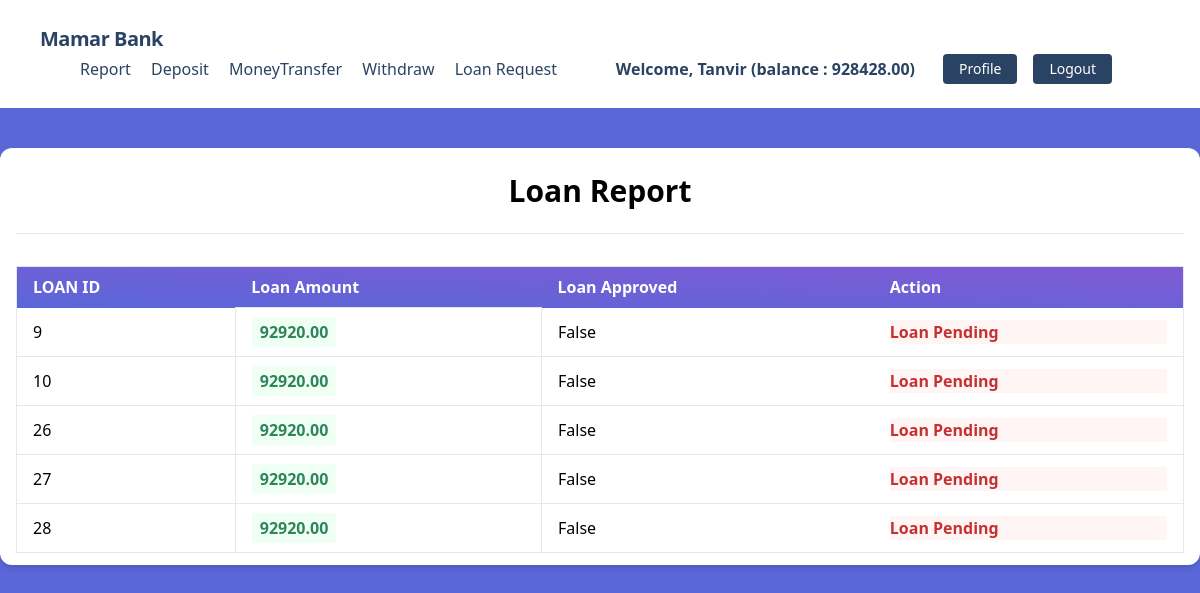
The page /transaction/loans/ (signed in) on the database its author committed.
### accounts/models.py (models this page shows, shortened)
class UserBankAccount(models.Model):
    user = models.OneToOneField(User, related_name='account', on_delete=models.CASCADE)
    account_number = models.CharField(max_length=100)
    account_type= models.CharField(max_length=100,choices=ACCOUNT_TYPE)
    birthday = models.DateTimeField(null=True, blank=True)
    gender = models.CharField(max_length=100 ,choices=GENDER_TYPES)
    initial_deposite_date = models.DateField(auto_now_add=True)
    balance = models.DecimalField(default=0,max_digits=12,decimal_places=2)

### transaction/models.py (models this page shows)
class Transaction(models.Model):
    account = models.ForeignKey(UserBankAccount,on_delete=models.CASCADE ,related_name='transactions')
    amount = models.DecimalField(max_digits=12, decimal_places=2)
    balance_after_transaction = models.DecimalField(decimal_places=2, max_digits = 12)
    transaction_type= models.IntegerField(choices=ACCOUNT_TYPES,null=True)
    timestmp=models.DateTimeField(auto_now_add=True)
    loan_approve=models.BooleanField(default=False)
    class Meta:
        ordering = ['timestmp']

### transaction/views.py (the view)
# urls.py: path("loans/", LoanListView.as_view(), name="loan_list"),
class LoanListView(LoginRequiredMixin,ListView):
    model = Transaction
    template_name = 'transactions/loan_request.html'
    context_object_name = 'loans' # loan list ta ei loans context er moddhe thakbe
    def get_queryset(self):
        user_account = self.request.user.account
        queryset = Transaction.objects.filter(account=user_account,transaction_type=3)
        print(queryset)
        return queryset

### transaction/templates/transactions/loan_request.html (shortened to what this page needs)
{% extends 'base.html' %}
{% block body %}
<div class="my-10 py-3 px-4 bg-white rounded-xl shadow-md">
    <h1 class="font-bold text-3xl text-center pb-5 pt-2">Loan Report</h1>
    <hr />
    <table class="table-auto mx-auto w-full px-5 rounded-xl mt-8 border dark:border-neutral-500">
        <thead class="bg-purple-900 text-white text-left">
            <tr class="bg-gradient-to-tr from-indigo-600 to-purple-600 rounded-md py-2 px-4 text-white font-bold">
                <th class="px-4 py-2">LOAN ID</th>
                <th class="px-4 py-2">Loan Amount</th>
                <th class="px-4 py-2">Loan Approved</th>
                <th class="px-4 py-2">Action</th>
            </tr>
        </thead>
        <tbody>
            {% for loan in loans %}
            <tr class="border-b dark:border-neutral-500">
                <td class="px-4 py-2">
                    {{ loan.id }}
                </td>
                <td class="px-4 py-3 text-s border">
                    <span class="px-2 py-1 font-bold leading-tight rounded-sm text-green-700 bg-green-100">
                        {{ loan.amount }}
                    </span>
                </td>
                <td class="px-4 py-2">
                    {{ loan.loan_approve }}
                </td>
                <td class="px-4 py-2">
                    {% if loan.loan_approve %}
                    <a class="font-bold bg-red-900 text-white hover:text-blue-900 hover:bg-white border border-blue-900 font-bold px-4 py-2 rounded-lg"
                        href='{% url "pay" loan.id %}'>Pay</a>
                    {% else %}
                    <p class="font-bold text-red-700 bg-red-100">Loan Pending</p>
                    {% endif %}
                </td>
            </tr>
            {% endfor %}
        </tbody>
    </table>
</div>
{% endblock %}

### core/templates/base.html (shortened to what this page needs)
<!DOCTYPE html>
<html lang="en">
<head>
    <link rel="stylesheet" href="https://unpkg.com/tailwindcss@^1.0/dist/tailwind.min.css">
</head>
<body class="bg-indigo-600">
    {% include 'navber.html' %}
    {% block body %}{% endblock %}
</body>
</html>

### core/templates/navber.html (shortened to what this page needs)
<nav class="flex items-center justify-between flex-wrap bg-white p-6 px-10">
    <div class="flex items-center flex-shrink-0 text-white mr-6">
        <span class="font-semibold text-xl tracking-tight text-blue-900"><a href="/">Mamar Bank</a></span>
    </div>
    <div class="w-full block flex-grow lg:flex lg:items-center lg:w-auto px-10">
        {% if request.user.is_authenticated %}
        <div class="text-md lg:flex-grow">
            <a href="{% url 'transaction_report' %}"
                class="block mt-4 lg:inline-block lg:mt-0 text-blue-900 hover:text-red-900 hover:font-black mr-4">
                Report
            </a>
            <a href="{% url 'deposit_money' %}"
                class="block mt-4 lg:inline-block lg:mt-0 text-blue-900 hover:text-red-900 hover:font-black mr-4">
                Deposit
            </a>
            <a href="{% url 'MoneyTransfer' %}"
                class="block mt-4 lg:inline-block lg:mt-0 text-blue-900 hover:text-red-900 hover:font-black mr-4">
                MoneyTransfer
            </a>
            <a href="{% url 'withdraw_money' %}"
                class="block mt-4 lg:inline-block lg:mt-0 text-blue-900 hover:text-red-900 hover:font-black mr-4">
                Withdraw
            </a>
            <a href="{% url 'loan_request' %}"
                class="block mt-4 lg:inline-block lg:mt-0 text-blue-900 hover:text-red-900 hover:font-black mr-4">
                Loan Request
            </a>
        </div>
        <div class="flex w-auto">
            <div class="text-blue-900 my-auto font-black px-5">Welcome, {{ request.user.first_name }} (balance :
                {{request.user.account.balance}}) </div>
            <a href="{% url 'profile' %}"
                class="mx-2 inline-block font-medium text-sm px-4 py-2 leading-none bg-blue-900 rounded text-white border-white hover:border-transparent hover:text-dark hover:bg-red-700 mt-4 lg:mt-0">Profile</a>
            <form action="{% url 'logout' %}" method="post">
                <button
                    class="mx-2 inline-block font-medium text-sm px-4 py-2 leading-none bg-blue-900 rounded text-white border-white hover:border-transparent hover:text-dark hover:bg-red-700 mt-4 lg:mt-0">Logout</button>
            </form>
        </div>
        {% endif %}
    </div>
</nav>

### rows shown on the page
Transaction: id "9", amount "92920.00", loan_approve "False", shows "Loan Pending"
Transaction: id "10", amount "92920.00", loan_approve "False", shows "Loan Pending"
Transaction: id "26", amount "92920.00", loan_approve "False", shows "Loan Pending"
Transaction: id "27", amount "92920.00", loan_approve "False", shows "Loan Pending"
Transaction: id "28", amount "92920.00", loan_approve "False", shows "Loan Pending"

### other values the page prints
{{ request.user.first_name }} "Tanvir"
{{ request.user.account.balance }} "928428.00"
